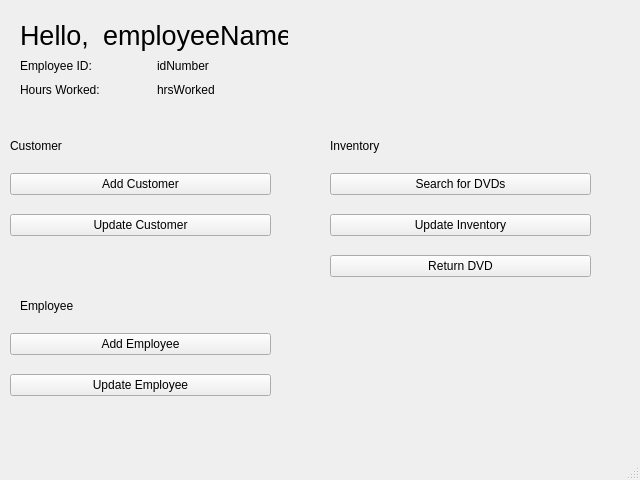
<?xml version="1.0" encoding="UTF-8"?>
<ui version="4.0">
 <class>manager_page</class>
 <widget class="QMainWindow" name="manager_page">
  <property name="geometry">
   <rect>
    <x>0</x>
    <y>0</y>
    <width>640</width>
    <height>480</height>
   </rect>
  </property>
  <property name="windowTitle">
   <string>MainWindow</string>
  </property>
  <widget class="QWidget" name="centralwidget">
   <widget class="QWidget" name="widget_2" native="true">
    <property name="geometry">
     <rect>
      <x>320</x>
      <y>120</y>
      <width>281</width>
      <height>191</height>
     </rect>
    </property>
    <property name="autoFillBackground">
     <bool>true</bool>
    </property>
    <widget class="QWidget" name="verticalLayoutWidget_4">
     <property name="geometry">
      <rect>
       <x>10</x>
       <y>40</y>
       <width>261</width>
       <height>131</height>
      </rect>
     </property>
     <layout class="QVBoxLayout" name="verticalLayout_5">
      <item>
       <widget class="QPushButton" name="pushButton_8">
        <property name="text">
         <string>Search for DVDs</string>
        </property>
       </widget>
      </item>
      <item>
       <widget class="QPushButton" name="pushButton_9">
        <property name="text">
         <string>Update Inventory</string>
        </property>
       </widget>
      </item>
      <item>
       <widget class="QPushButton" name="pushButton_10">
        <property name="text">
         <string>Return DVD</string>
        </property>
       </widget>
      </item>
     </layout>
    </widget>
    <widget class="QLabel" name="label_10">
     <property name="geometry">
      <rect>
       <x>10</x>
       <y>10</y>
       <width>259</width>
       <height>31</height>
      </rect>
     </property>
     <property name="text">
      <string>Inventory</string>
     </property>
    </widget>
   </widget>
   <widget class="QWidget" name="widget_4" native="true">
    <property name="geometry">
     <rect>
      <x>10</x>
      <y>10</y>
      <width>321</width>
      <height>101</height>
     </rect>
    </property>
    <widget class="QWidget" name="layoutWidget_2">
     <property name="geometry">
      <rect>
       <x>10</x>
       <y>10</y>
       <width>268</width>
       <height>79</height>
      </rect>
     </property>
     <layout class="QVBoxLayout" name="verticalLayout_6">
      <item>
       <layout class="QHBoxLayout" name="horizontalLayout_4">
        <item>
         <widget class="QLabel" name="label_11">
          <property name="text">
           <string>&lt;html&gt;&lt;head/&gt;&lt;body&gt;&lt;p&gt;&lt;span style=&quot; font-size:20pt;&quot;&gt;Hello, &lt;/span&gt;&lt;/p&gt;&lt;/body&gt;&lt;/html&gt;</string>
          </property>
         </widget>
        </item>
        <item>
         <widget class="QLabel" name="label_12">
          <property name="text">
           <string>&lt;html&gt;&lt;head/&gt;&lt;body&gt;&lt;p&gt;&lt;span style=&quot; font-size:20pt;&quot;&gt;employeeName&lt;/span&gt;&lt;/p&gt;&lt;/body&gt;&lt;/html&gt;</string>
          </property>
         </widget>
        </item>
       </layout>
      </item>
      <item>
       <layout class="QHBoxLayout" name="horizontalLayout_5">
        <item>
         <widget class="QLabel" name="label_13">
          <property name="text">
           <string>Employee ID: </string>
          </property>
         </widget>
        </item>
        <item>
         <widget class="QLabel" name="label_14">
          <property name="text">
           <string>idNumber</string>
          </property>
         </widget>
        </item>
       </layout>
      </item>
      <item>
       <layout class="QHBoxLayout" name="horizontalLayout_6">
        <item>
         <widget class="QLabel" name="label_15">
          <property name="text">
           <string>Hours Worked: </string>
          </property>
         </widget>
        </item>
        <item>
         <widget class="QLabel" name="label_16">
          <property name="text">
           <string>hrsWorked</string>
          </property>
         </widget>
        </item>
       </layout>
      </item>
     </layout>
    </widget>
   </widget>
   <widget class="QWidget" name="widget_3" native="true">
    <property name="geometry">
     <rect>
      <x>10</x>
      <y>280</y>
      <width>281</width>
      <height>151</height>
     </rect>
    </property>
    <property name="autoFillBackground">
     <bool>true</bool>
    </property>
    <widget class="QWidget" name="verticalLayoutWidget_5">
     <property name="geometry">
      <rect>
       <x>0</x>
       <y>40</y>
       <width>261</width>
       <height>91</height>
      </rect>
     </property>
     <layout class="QVBoxLayout" name="verticalLayout_7">
      <item>
       <widget class="QPushButton" name="pushButton_11">
        <property name="text">
         <string>Add Employee</string>
        </property>
       </widget>
      </item>
      <item>
       <widget class="QPushButton" name="pushButton_12">
        <property name="text">
         <string>Update Employee</string>
        </property>
       </widget>
      </item>
     </layout>
    </widget>
    <widget class="QLabel" name="label_17">
     <property name="geometry">
      <rect>
       <x>10</x>
       <y>10</y>
       <width>259</width>
       <height>31</height>
      </rect>
     </property>
     <property name="text">
      <string>Employee</string>
     </property>
    </widget>
   </widget>
   <widget class="QWidget" name="widget" native="true">
    <property name="geometry">
     <rect>
      <x>10</x>
      <y>120</y>
      <width>281</width>
      <height>151</height>
     </rect>
    </property>
    <property name="autoFillBackground">
     <bool>true</bool>
    </property>
    <widget class="QWidget" name="verticalLayoutWidget_6">
     <property name="geometry">
      <rect>
       <x>0</x>
       <y>40</y>
       <width>261</width>
       <height>91</height>
      </rect>
     </property>
     <layout class="QVBoxLayout" name="verticalLayout_8">
      <item>
       <widget class="QPushButton" name="pushButton_13">
        <property name="text">
         <string>Add Customer</string>
        </property>
       </widget>
      </item>
      <item>
       <widget class="QPushButton" name="pushButton_14">
        <property name="text">
         <string>Update Customer</string>
        </property>
       </widget>
      </item>
     </layout>
    </widget>
    <widget class="QLabel" name="label_18">
     <property name="geometry">
      <rect>
       <x>0</x>
       <y>10</y>
       <width>259</width>
       <height>31</height>
      </rect>
     </property>
     <property name="text">
      <string>Customer</string>
     </property>
    </widget>
   </widget>
  </widget>
  <widget class="QMenuBar" name="menubar">
   <property name="geometry">
    <rect>
     <x>0</x>
     <y>0</y>
     <width>640</width>
     <height>21</height>
    </rect>
   </property>
  </widget>
  <widget class="QStatusBar" name="statusbar"/>
 </widget>
 <resources/>
 <connections/>
</ui>
